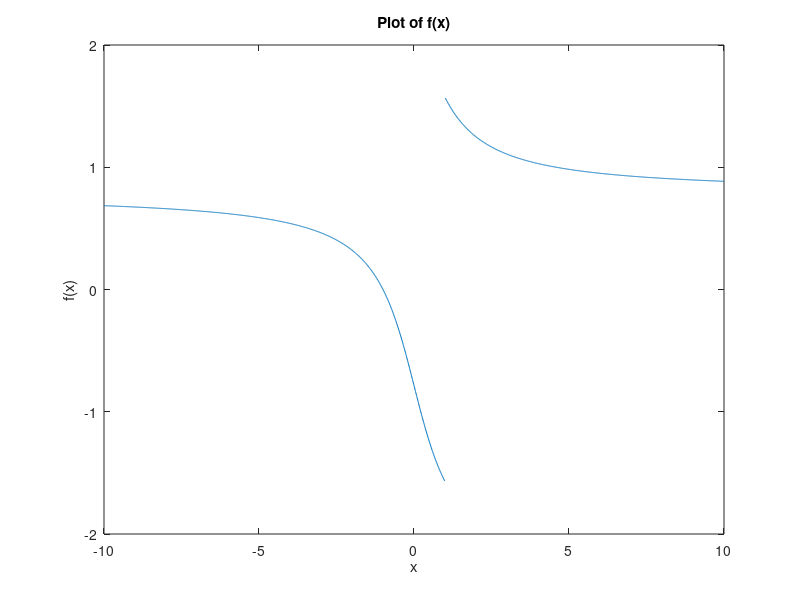
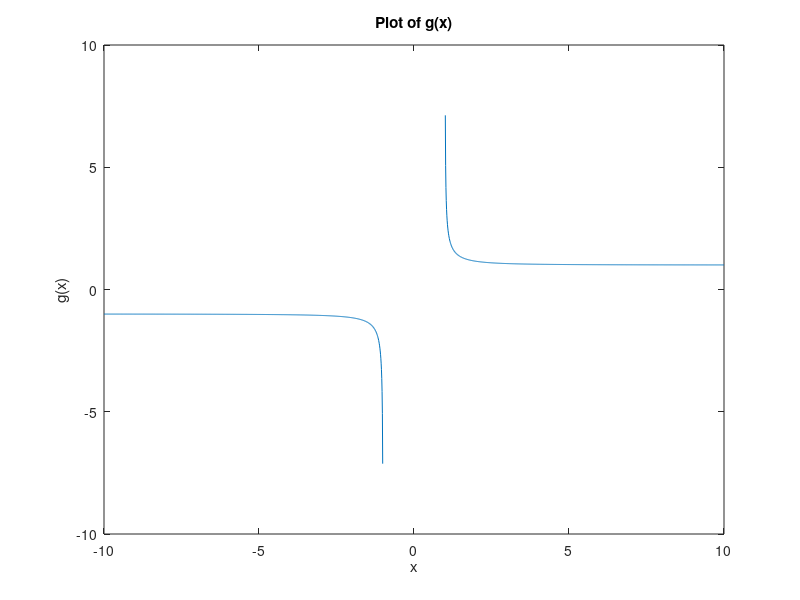
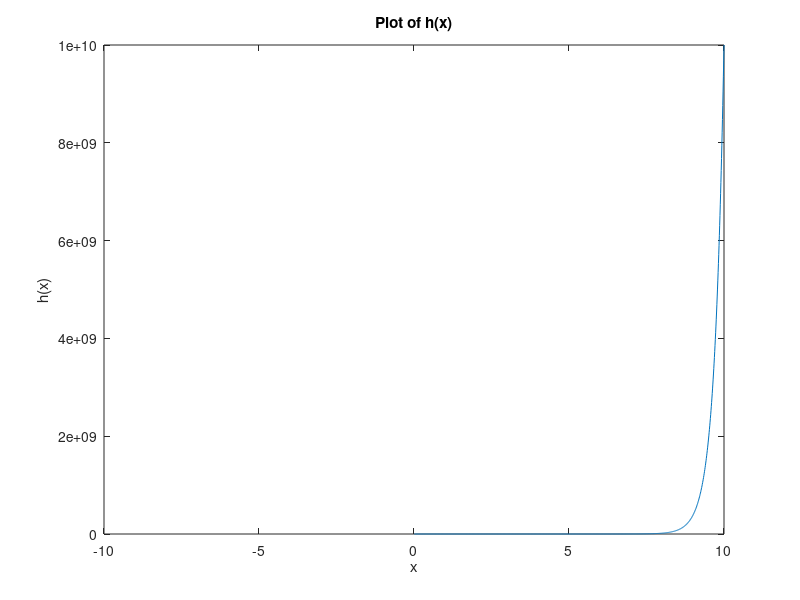

The MATLAB source for these figures, in order:
clc; close;

f = @(x) atan((x+1)./(x-1));
g = @(x) x./sqrt(x.^2 - 1);
h = @(x) x.^x;

x = -10:0.01:10;

y1 = f(x);
y1(x==1) = nan;

fig1 = figure;
plot(x, y1);
xlabel('x');
ylabel('f(x)');
title('Plot of f(x)');

y2 = g(x);
y2(imag(y2)~=0)=nan;

fig2 = figure;
plot(x, y2);
xlabel('x');
ylabel('g(x)');
title('Plot of g(x)');

y3 = h(x);
y3(imag(y3) ~= 0) = nan;
y3(isinf(y3)) = nan; 

fig3 = figure;
plot(x, y3);
xlabel('x');
ylabel('h(x)');
title('Plot of h(x)');


saveas(fig1, 'f.eps', 'epsc');
saveas(fig2, 'g.eps', 'epsc');
saveas(fig3, 'h.eps', 'epsc');


